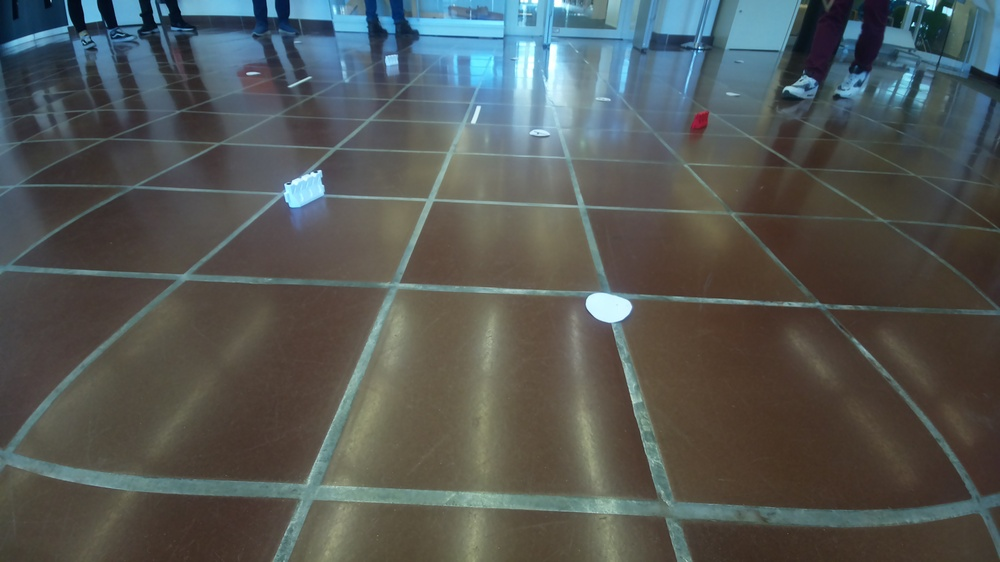
#> input picture src/utils/tests/Bilder/newPictures/test4.jpg, 1000 x 562 px, shrunk from 4608 x 2592 before the run, found by its file name
$ python lineDetection.py
#> lines starting #> are read from the running program, lines starting #| are printed output that depends on the picture; after the words box and inside, x2 and y2 are one past the last pixel; in counts of white or black regions, pixels touching at a corner belong together
#> in process_image, img is the input picture: shape (562, 1000, 3); mean B, G, R 85.9, 88.4, 83.9
import cv2
import numpy as np
import os


def remove_color(img: np.ndarray,
                 bgr_color: tuple,
                 tol: int,
                 bright_thresh: int) -> np.ndarray:
#> called with bgr_color = (128, 64, 0), tol = 100, bright_thresh = 178
    gray = cv2.cvtColor(img, cv2.COLOR_BGR2GRAY)
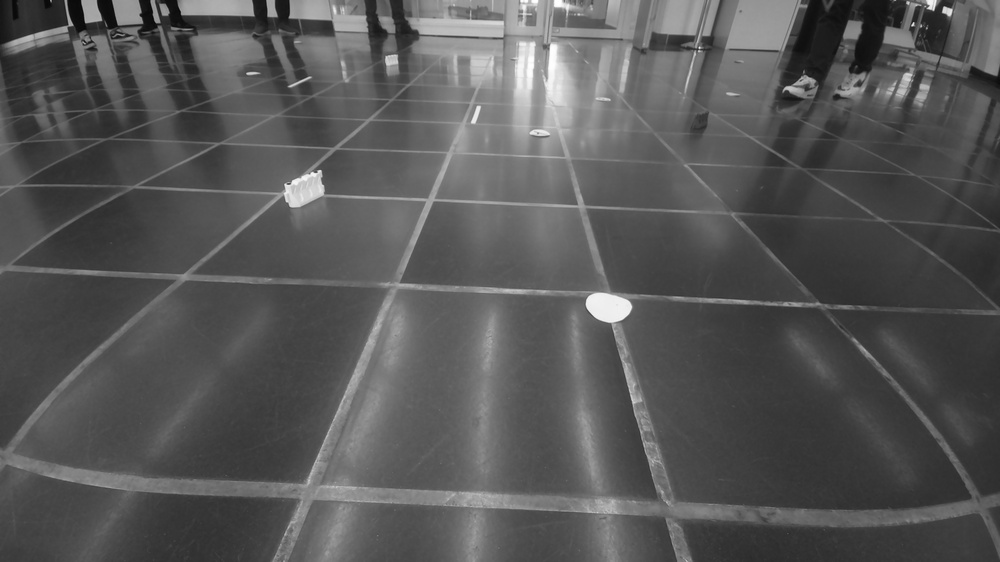
#> gray: shape (562, 1000); min 6, max 255, mean 86.8
    _, bright_mask = cv2.threshold(gray, bright_thresh, 255, cv2.THRESH_BINARY)
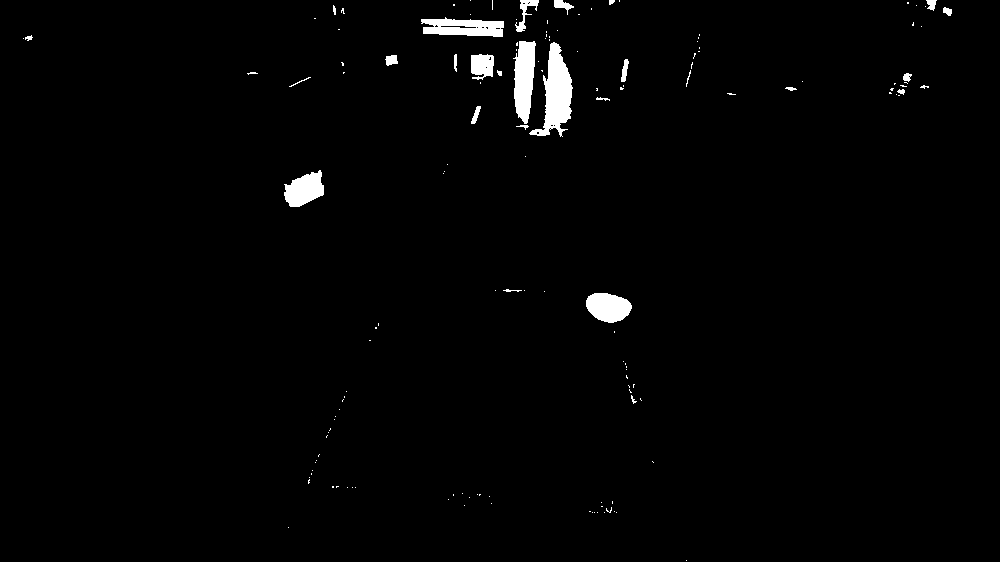
#> bright_mask: shape (562, 1000); 1.5% white; 144 white regions (117 under 20 px), largest, box (x1, y1, x2, y2) and area: (529, 42, 573, 137) 1943, (513, 41, 536, 124) 1354, (421, 17, 504, 37) 1175

    low = np.array([max(c - tol, 0) for c in bgr_color], dtype=np.uint8)
    high = np.array([min(c + tol, 255) for c in bgr_color], dtype=np.uint8)
    color_mask = cv2.inRange(img, low, high)
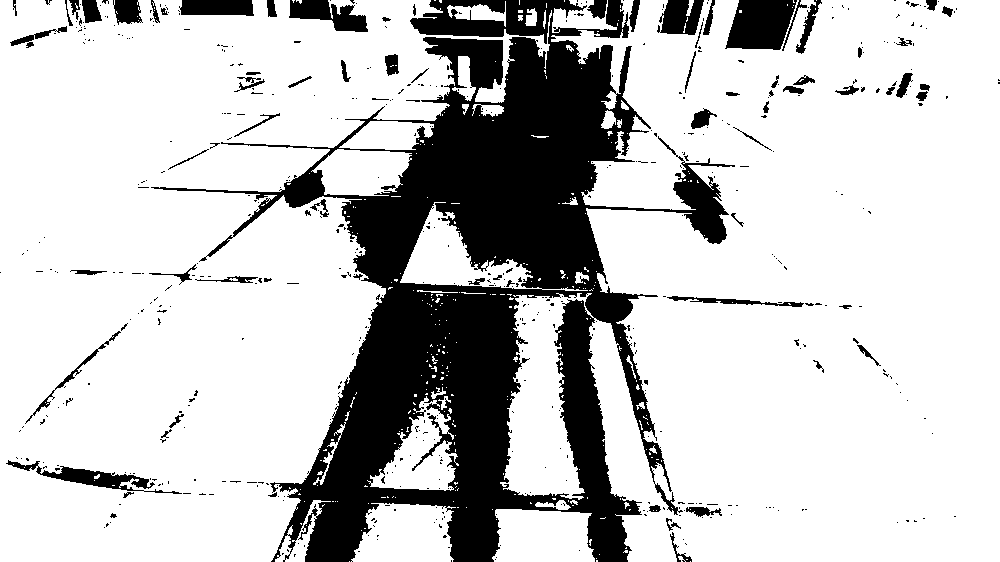
#> color_mask: shape (562, 1000); 77.9% white; 559 black regions (483 under 20 px), largest, box (x1, y1, x2, y2) and area: (151, 0, 735, 562) 106857, (725, 0, 797, 50) 2759, (289, 0, 368, 32) 1440

    combined = cv2.bitwise_or(color_mask, cv2.bitwise_not(bright_mask))

    out = img.copy()
    out[combined != 0] = (255, 255, 255)
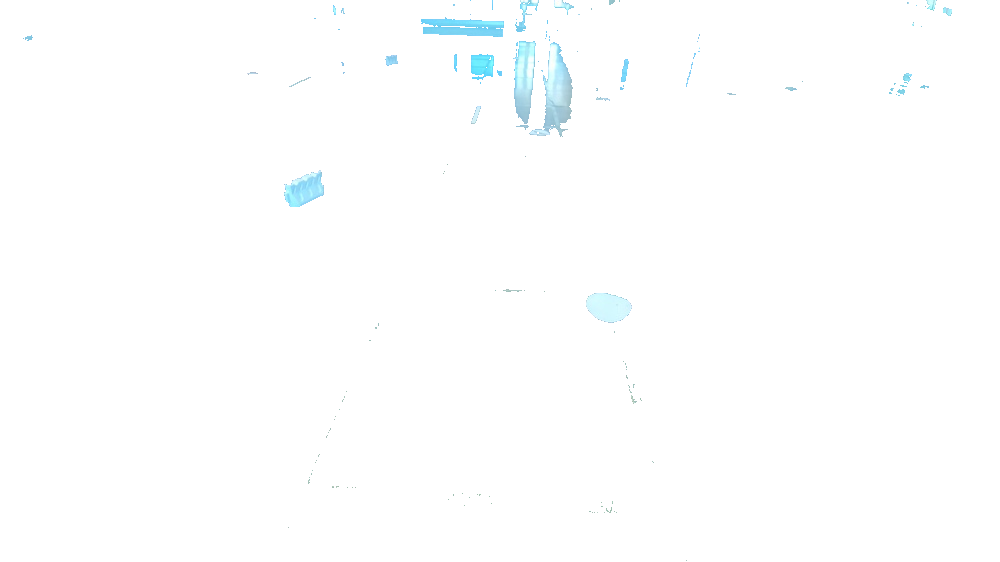
#> out: shape (562, 1000, 3); mean B, G, R 254.8, 254.5, 253.6
    return out


def process_image(input_path: str,
                  bgr_color=(128, 64, 0),
                  tol=100,
                  bright=178):
    if not os.path.isfile(input_path):
        print(f"❌ Datei nicht gefunden: {input_path}")
        return

    img = cv2.imread(input_path)
    if img is None:
        print("❌ Fehler beim Einlesen des Bildes!")
        return

    result = remove_color(img, bgr_color, tol, bright)

    input_dir, input_file = os.path.split(input_path)
    name, _ = os.path.splitext(input_file)
    output_path = os.path.join(input_dir, f"bearbeitet_{name}.jpg")

    if cv2.imwrite(output_path, result):
        print(f"✔ Ergebnis gespeichert unter: {output_path}")
    else:
        print("❌ Fehler beim Speichern!")


def main():
    # 🔧 Hier deine Einstellungen:
    bildpfad = "C://Users//marin//PycharmProjects//PREN1G11//src//utils//tests//Bilder//newPictures//test4.jpg"
    farbe_bgr = (128, 64, 0)             # Ziel-BGR-Farbe
    toleranz = 100                       # Toleranz
    helligkeitsschwelle = 178           # Schwellenwert für Helligkeit

    process_image(
        input_path=bildpfad,
        bgr_color=farbe_bgr,
        tol=toleranz,
        bright=helligkeitsschwelle
    )


if __name__ == "__main__":
    main()

$ run again, with src/utils/tests/Bilder/newPictures/test1.jpg copied over src/utils/tests/Bilder/newPictures/test4.jpg
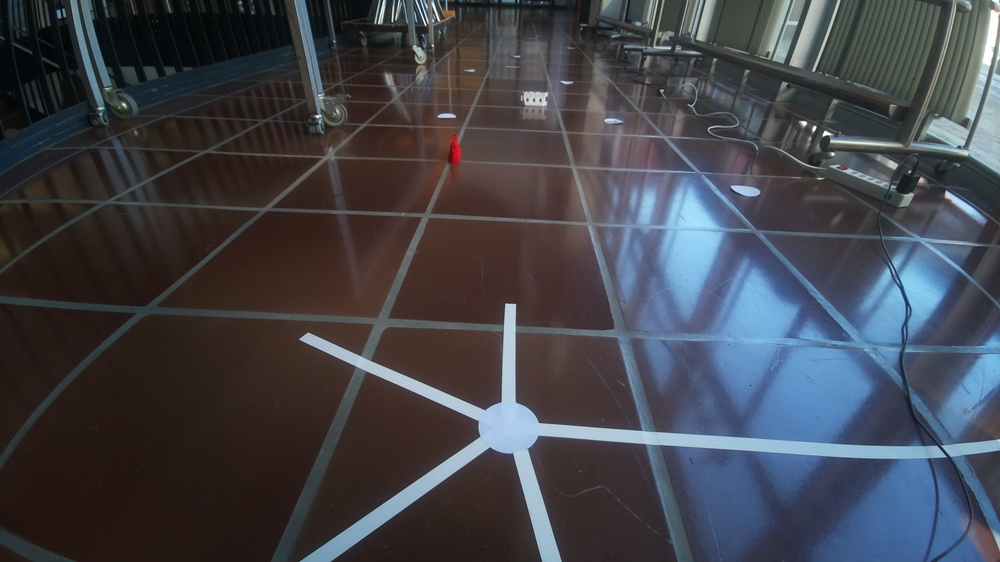
#> input picture src/utils/tests/Bilder/newPictures/test1.jpg, 1000 x 562 px, shrunk from 4608 x 2592 before the run, found by its file name
#> in process_image, img is the input picture: shape (562, 1000, 3); mean B, G, R 74.8, 67.9, 66.4
#> in remove_color, `_, bright_mask = cv2.threshold(gray, bright_thresh, 255, cv2.THRESH_BI..`:
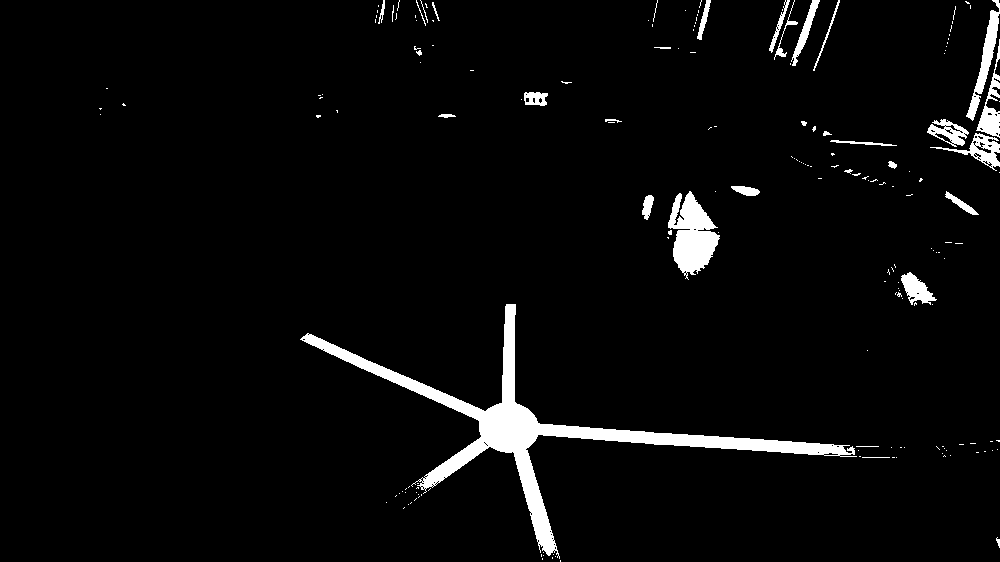
#> bright_mask: shape (562, 1000); 3.8% white; 183 white regions (150 under 20 px), largest, box (x1, y1, x2, y2) and area: (300, 304, 857, 559) 12001, (668, 191, 720, 280) 2637, (966, 0, 1000, 121) 1039
#> color_mask: shape (562, 1000); 66.6% white; 811 black regions (620 under 20 px), largest, box (x1, y1, x2, y2) and area: (0, 317, 320, 562) 54132, (398, 60, 768, 323) 19634, (299, 303, 947, 562) 17323
#> in remove_color, `out[combined != 0] = (255, 255, 255)`:
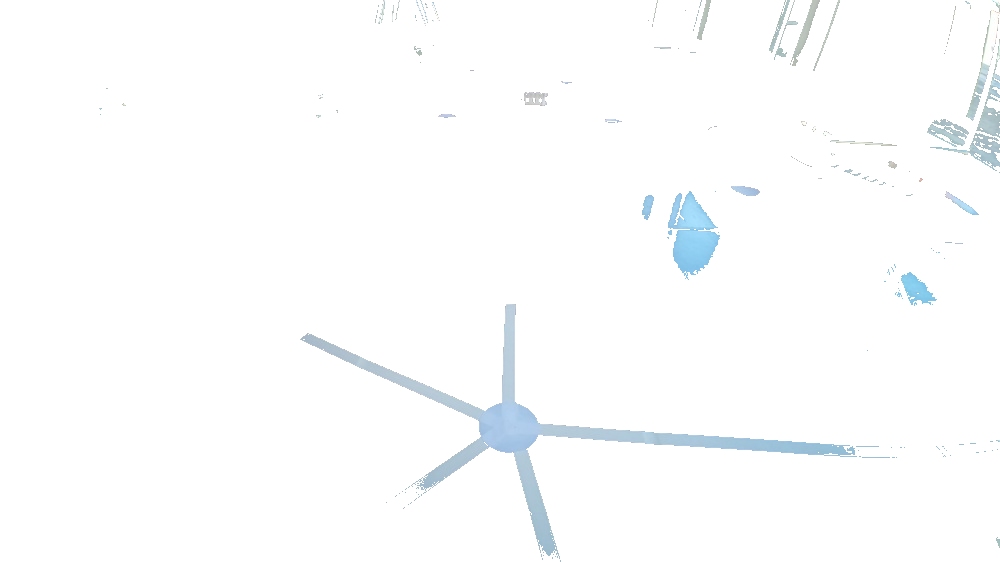
#> out: shape (562, 1000, 3); mean B, G, R 253.5, 252.9, 251.8

$ run again, with src/utils/tests/Bilder/newPictures/test2.jpg copied over src/utils/tests/Bilder/newPictures/test4.jpg
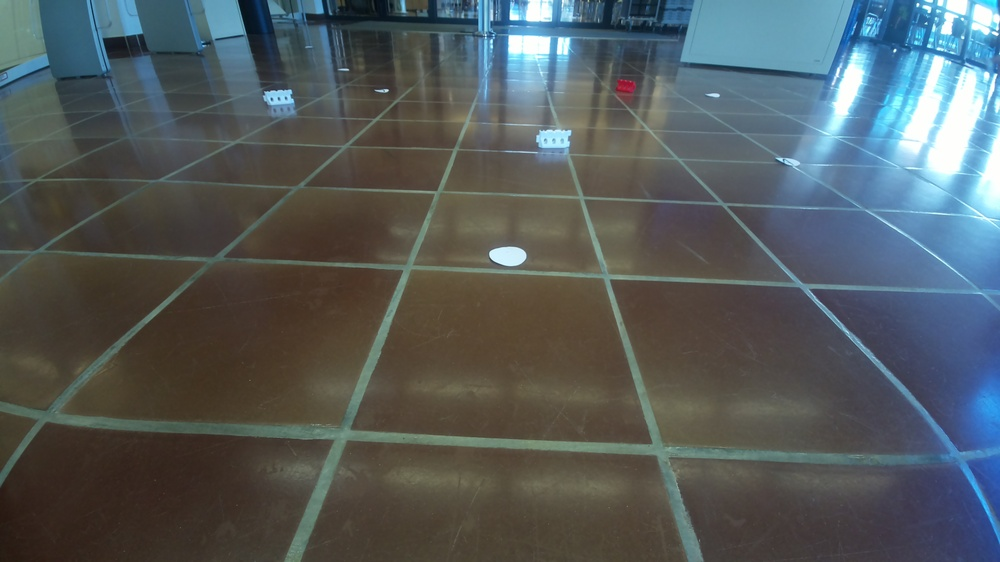
#> input picture src/utils/tests/Bilder/newPictures/test2.jpg, 1000 x 562 px, shrunk from 4608 x 2592 before the run, found by its file name
#> in process_image, img is the input picture: shape (562, 1000, 3); mean B, G, R 91.9, 90.7, 83.3
#> in remove_color, `_, bright_mask = cv2.threshold(gray, bright_thresh, 255, cv2.THRESH_BI..`:
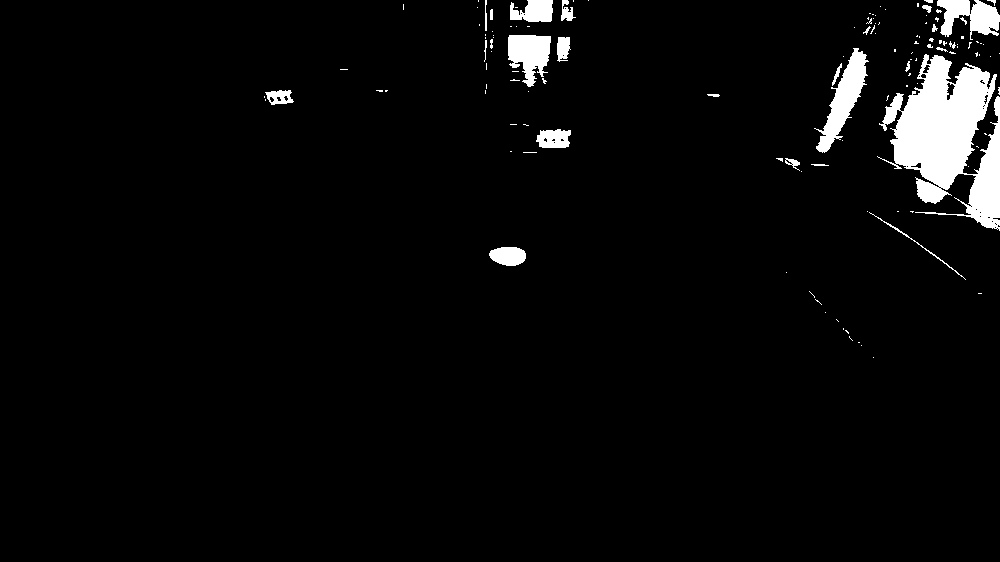
#> bright_mask: shape (562, 1000); 3.6% white; 128 white regions (100 under 20 px), largest, box (x1, y1, x2, y2) and area: (877, 54, 1000, 231) 11626, (814, 48, 869, 153) 2011, (508, 35, 551, 87) 1494
#> color_mask: shape (562, 1000); 82.7% white; 578 black regions (509 under 20 px), largest, box (x1, y1, x2, y2) and area: (305, 0, 1000, 562) 67620, (681, 0, 854, 74) 9406, (0, 484, 80, 562) 3316
#> in remove_color, `out[combined != 0] = (255, 255, 255)`:
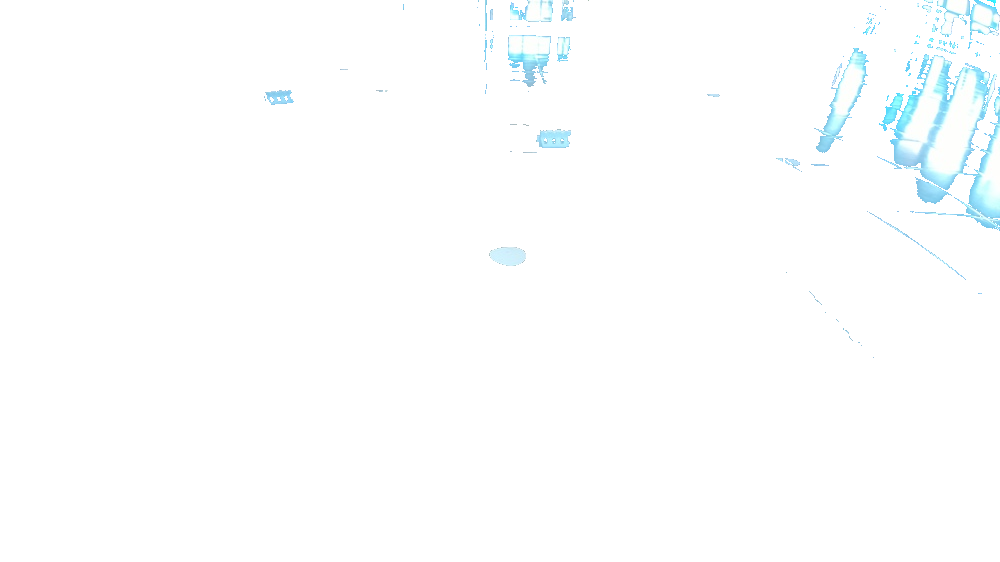
#> out: shape (562, 1000, 3); mean B, G, R 254.8, 254.3, 252.8
